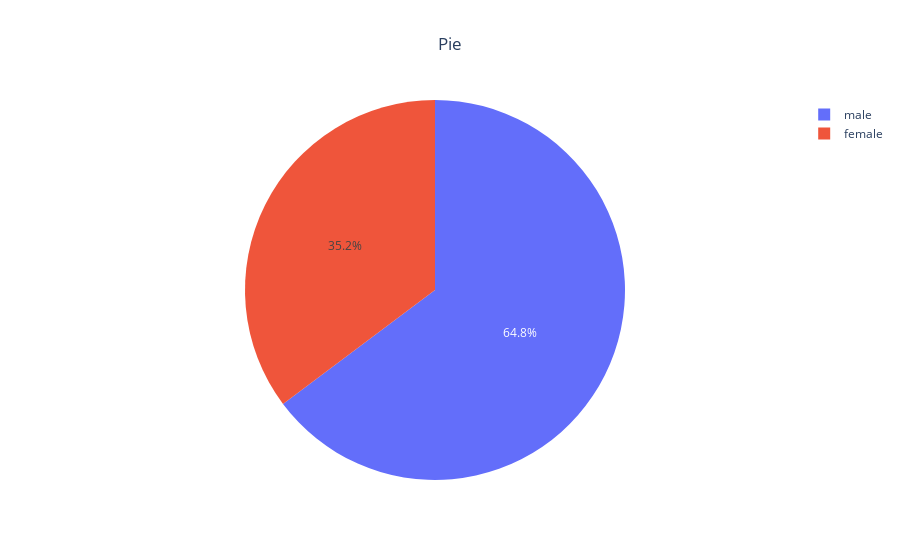

Notebook code cell kept with this figure:
### Code cell
data = dfTitanic['sex'].value_counts()

labels_data =[]
values_data=[]

for i in data.iteritems():
    labels_data.append(i[0])
    values_data.append(i[1])

data = [
    go.Pie(
    labels = labels_data,
    values = values_data)
]

layout = go.Layout(
    title = 'Pie',
    title_x = 0.5
)

#menampilkan plot
fig = go.Figure(data=data, layout=layout)
iplot(fig)

### Figure 1 — Plotly figure (JSON) as saved in the notebook; plotly's stock layout.template omitted (floating-point values rounded to 4 significant figures)
{"data": [{"labels": ["male", "female"], "type": "pie", "values": [577, 314]}], "layout": {"title": {"text": "Pie", "x": 0.5}}}
